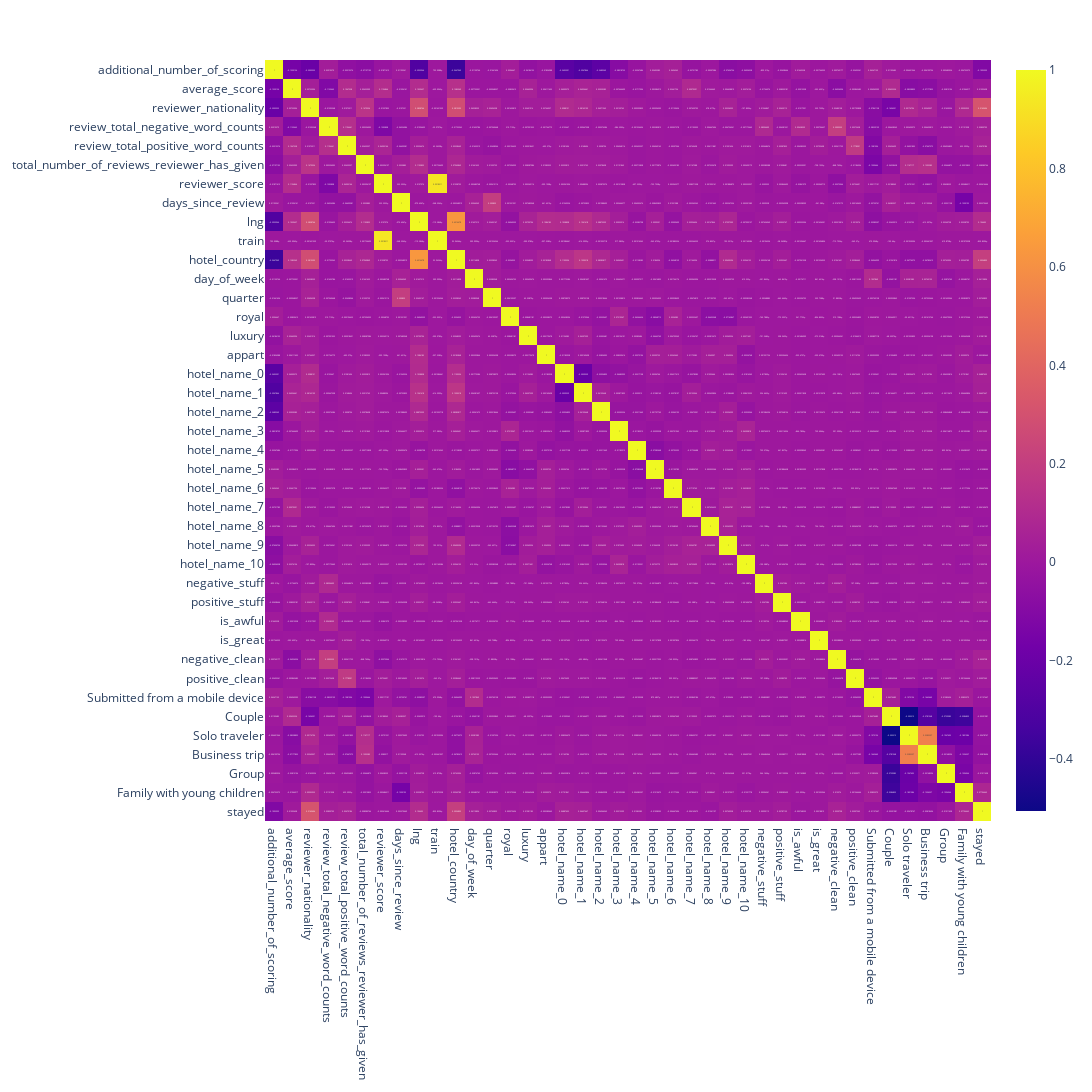

The notebook cell saved with this chart:
### Code cell
fig = px.imshow(data.corr(numeric_only=True), 
                text_auto=True, aspect="auto",
                )
fig.update_layout(width=1500, height=1500)
fig.show()

### Figure 1 — Plotly figure (JSON) as saved in the notebook; plotly's stock layout.template omitted (floating-point values rounded to 4 significant figures; data arrays with more than 128 entries replaced by an {"elided": "..."} marker saying what was removed)
{"data": [{"coloraxis": "coloraxis", "hovertemplate": "x: %{x}<br>y: %{y}<br>color: %{z}<extra></extra>", "name": "0", "texttemplate": "%{z}", "type": "heatmap", "x": ["additional_number_of_scoring", "average_score", "reviewer_nationality", "review_total_negative_word_counts", "review_total_positive_word_counts", "total_number_of_reviews_reviewer_has_given", "reviewer_score", "days_since_review", "lng", "train", "hotel_country", "day_of_week", "quarter", "royal", "luxury", "appart", "hotel_name_0", "hotel_name_1", "hotel_name_2", "hotel_name_3", "hotel_name_4", "hotel_name_5", "hotel_name_6", "hotel_name_7", "hotel_name_8", "hotel_name_9", "hotel_name_10", "negative_stuff", "positive_stuff", "is_awful", "is_great", "negative_clean", "positive_clean", "Submitted from a mobile device", "Couple", "Solo traveler", "Business trip", "Group", "Family with young children", "stayed"], "xaxis": "x", "y": ["additional_number_of_scoring", "average_score", "reviewer_nationality", "review_total_negative_word_counts", "review_total_positive_word_counts", "total_number_of_reviews_reviewer_has_given", "reviewer_score", "days_since_review", "lng", "train", "hotel_country", "day_of_week", "quarter", "royal", "luxury", "appart", "hotel_name_0", "hotel_name_1", "hotel_name_2", "hotel_name_3", "hotel_name_4", "hotel_name_5", "hotel_name_6", "hotel_name_7", "hotel_name_8", "hotel_name_9", "hotel_name_10", "negative_stuff", "positive_stuff", "is_awful", "is_great", "negative_clean", "positive_clean", "Submitted from a mobile device", "Couple", "Solo traveler", "Business trip", "Group", "Family with young children", "stayed"], "yaxis": "y", "z": {"elided": "40x40 float values"}}], "layout": {"coloraxis": {"colorscale": [[0, "#0d0887"], [0.1111, "#46039f"], [0.2222, "#7201a8"], [0.3333, "#9c179e"], [0.4444, "#bd3786"], [0.5556, "#d8576b"], [0.6667, "#ed7953"], [0.7778, "#fb9f3a"], [0.8889, "#fdca26"], [1, "#f0f921"]]}, "height": 1500, "margin": {"t": 60}, "width": 1500, "xaxis": {"anchor": "y", "domain": [0, 1]}, "yaxis": {"anchor": "x", "autorange": "reversed", "domain": [0, 1]}}}
